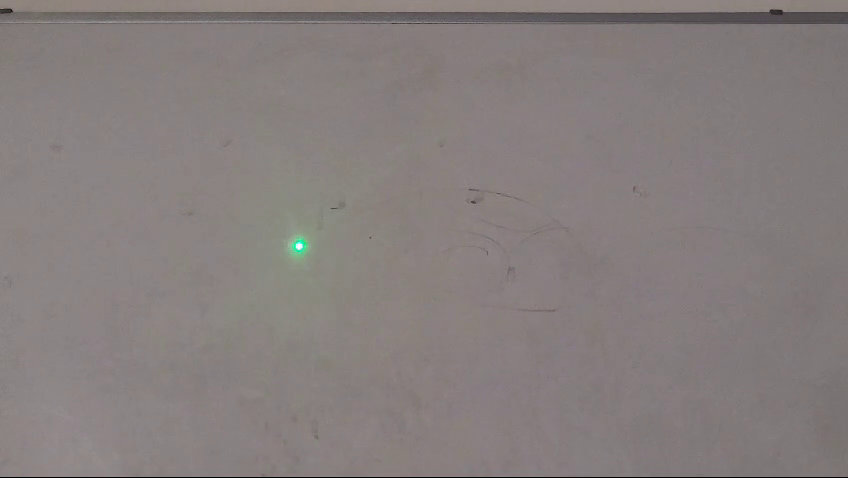
#> input picture Motion Detection/30_frames_for motion_detection/frame_0000.png, 848 x 478 px, found by its file name; its folder holds only this picture in this run
$ python t1.py
#> lines starting #> are read from the running program, lines starting #| are printed output that depends on the picture; after the words box and inside, x2 and y2 are one past the last pixel; in counts of white or black regions, pixels touching at a corner belong together
import cv2
import numpy as np
import math
import os
import pandas as pd

# Path to the folder containing the images
folder_path = '/Users/kinshukbansal/Desktop/30_frames_for motion_detection'  # Update this path accordingly

# Define the maximum radius for circles and bright region threshold
max_radius = 50  # Set the maximum radius for small circles
brightness_threshold = 200  # Threshold for the bright region

# Data storage for all images
all_circle_data = []

# Get all image filenames and sort them to maintain order
image_filenames = sorted([f for f in os.listdir(folder_path) if f.endswith(".png") or f.endswith(".jpg")])

# Loop through each sorted file
for filename in image_filenames:
    image_path = os.path.join(folder_path, filename)

    # Load the image
    image = cv2.imread(image_path, cv2.IMREAD_GRAYSCALE)
#> image: shape (478, 848); min 0, max 251, mean 127.9

    # Apply GaussianBlur to reduce noise
    blurred_image = cv2.GaussianBlur(image, (5, 5), 0)

    # Apply Canny Edge Detection
    edges = cv2.Canny(blurred_image, 100, 200)
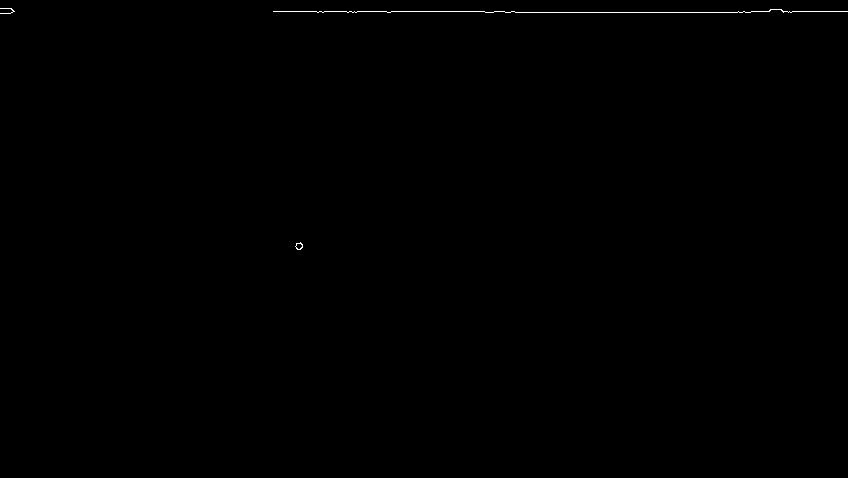
#> edges: shape (478, 848); 0.16% white in thin lines or dots, all inside (x1, y1, x2, y2) = (0, 8, 848, 250)

    # Apply thresholding to find bright regions
    _, bright_regions = cv2.threshold(blurred_image, brightness_threshold, 255, cv2.THRESH_BINARY)
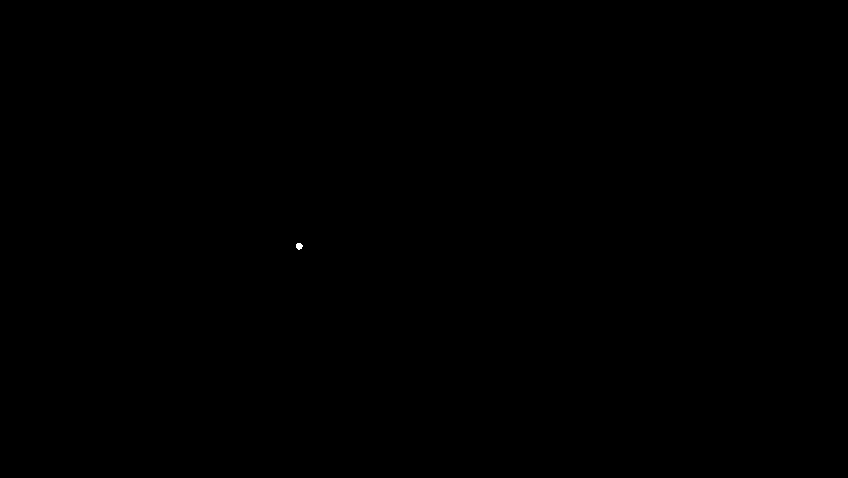
#> bright_regions: shape (478, 848); 0.01% white; 1 white region

    # Find contours based on the edges detected
    contours, _ = cv2.findContours(edges, cv2.RETR_EXTERNAL, cv2.CHAIN_APPROX_SIMPLE)
#> contours = 3 contours, 2 with area under 20; largest, box (x1, y1, x2, y2) and area: (295, 242, 303, 250) 35

    # Origin point for distance calculation
    origin = (0, 0)

    # Loop through each contour
    for contour in contours:
        # Fit a minimum enclosing circle around the contour
        (x, y), radius = cv2.minEnclosingCircle(contour)
        center = (int(x), int(y))  # Convert center to integer
        radius = int(radius)       # Convert radius to integer

        # Check if the region inside the contour is bright and the circle is small
        if radius <= max_radius:
            # Create a mask for the contour
            mask = np.zeros_like(image)
            cv2.drawContours(mask, [contour], -1, 255, -1)  # Fill the contour on the mask

            # Check if the contour is within a bright region
            if np.any(cv2.bitwise_and(bright_regions, bright_regions, mask=mask)):
                # Ensure the pixel intensity is non-negative and valid
                pixel_intensity = image[center[1], center[0]]
                pixel_intensity = np.clip(pixel_intensity, 0, 255)  # Clamp values between 0 and 255

                # Calculate distance from origin
                distance_from_origin = math.sqrt((center[0] - origin[0]) ** 2 + (center[1] - origin[1]) ** 2)

                # Get the bounding box of the bright region
                x_bright, y_bright, w_bright, h_bright = cv2.boundingRect(contour)
                bright_region_dimensions = (w_bright, h_bright)

                # Crop the 4x4 matrix around the center of the detected circle
                # Ensure the coordinates for the crop are within image boundaries
                cropped_matrix = image[max(center[1] - 2, 0):center[1] + 2, max(center[0] - 2, 0):center[0] + 2]

                # Check if we have a valid 4x4 matrix, otherwise pad with zeros
                if cropped_matrix.shape != (4, 4):
                    padded_matrix = np.zeros((4, 4), dtype=np.uint8)
                    padded_matrix[:cropped_matrix.shape[0], :cropped_matrix.shape[1]] = cropped_matrix
                    cropped_matrix = padded_matrix

                # Print the 4x4 matrix in the grid-like format
                print(f"4x4 Intensity Matrix for {filename}:")
                for row in cropped_matrix:
                    print(row)

                # Print the dimensions of the bright region
                print(f"Dimensions of Bright Region (Width x Height): {bright_region_dimensions}")

                # Store the data
                all_circle_data.append({
                    'Image': filename,
                    'Center (x, y)': center,
                    'Radius': radius,
                    'Pixel Intensity': pixel_intensity,
                    'Distance from Origin': distance_from_origin,
                    '4x4 Intensity Matrix': cropped_matrix,
                    'Bright Region Dimensions': bright_region_dimensions
                })
#> this loop made 3 passes
#> (x, y, radius, center, pixel_intensity, distance_from_origin, x_bright, y_bright) on pass 1: (298.5, 245.5, 3, (298, 245), 251, 385.8, 295, 242)
#> (x, y, radius) on pass 2: (560, 11, 287)
#| 4x4 Intensity Matrix for frame_0000.png:
#| [192 208 220 219]
#| [233 236 247 251]
#| [236 239 251 250]
#| [246 246 250 251]
#| Dimensions of Bright Region (Width x Height): (8, 8)
#> mask: shape (478, 848); 0.01% white in thin lines or dots, all inside (x1, y1, x2, y2) = (0, 8, 15, 14)
#> after the loop, all_circle_data = 1 item

# Convert the collected data into a pandas DataFrame
circle_df = pd.DataFrame(all_circle_data)
#> circle_df = table of 1 rows and 7 columns

# Output the data
print(circle_df)
#> (printed output is left out)

# Optionally, save the data to a CSV file
circle_df.to_csv('circle_data_output_with_4x4_matrix_and_bright_region_dimensions.csv', index=False)
